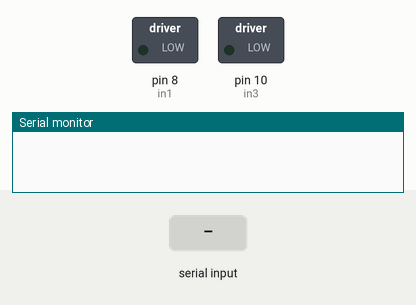
Bench run of a sketch on a simulated Arduino Uno, built with avr-gcc and run on an emulated ATmega328P. On the bench: switched loads named in the sketch (green lamp = pin HIGH), the last lines printed to the serial monitor. The inputs (shaded band) are chosen by the test bench.

Above: at 1.2 s.
1.3 s: "1" received over Serial
At 2.1 s:
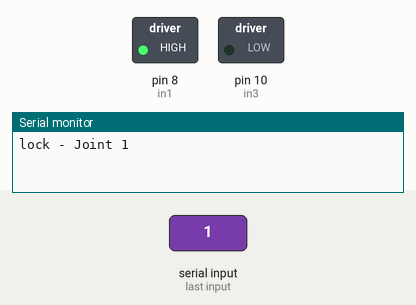
2.8 s: "3" received over Serial
At 3.3 s:
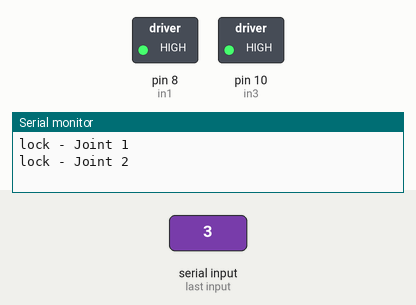
4.3 s: "2" received over Serial
At 5.5 s:
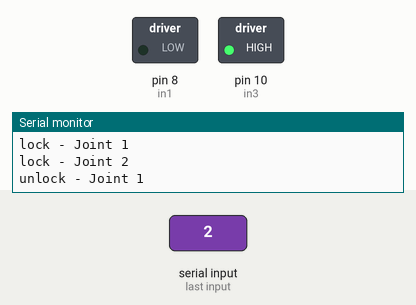
5.8 s: "4" received over Serial
At 6.7 s:
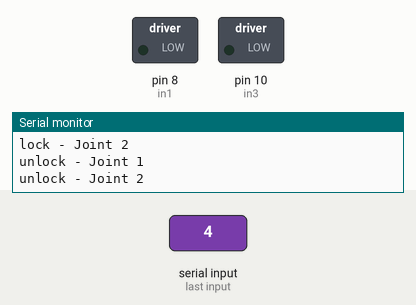
Timing chart, 0 to 8.3 s (numbered marks = the images above; inputs shaded):
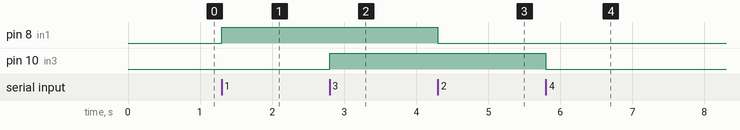

Measured:
- after the input at 1.3 s, pin 8 (in1): LOW → HIGH at once
- after the input at 2.8 s, pin 10 (in3): LOW → HIGH at once
- after the input at 4.3 s, pin 8 (in1): HIGH → LOW at once
- after the input at 5.8 s, pin 10 (in3): HIGH → LOW at once

The sketch:

EM_Arduino_test_1.ino
```cpp
// Motor A connections
int in1 = 8;  // Direction pin 1
int in3 = 10;  // Direction pin 2

void setup() {
  // Set all the motor control pins to outputs
  pinMode(in1, OUTPUT);
  pinMode(in3, OUTPUT);
  Serial.begin(9600);   // START SERIAL
}

void loop() {

  if (Serial.available() > 0) {
    int incoming = Serial.read();

    if (incoming == '1') {
      Serial.println("lock - Joint 1");
      // --- mag 1 ---
      digitalWrite(in1, HIGH);
    }
    else if (incoming == '2') {
      Serial.println("unlock - Joint 1");
       // --- mag 1 ---
       digitalWrite(in1, LOW);
    }
    if (incoming == '3') {
      Serial.println("lock - Joint 2");
      // --- mag 2 ---
      digitalWrite(in3, HIGH);
    }
    else if (incoming == '4') {
      Serial.println("unlock - Joint 2");
        // --- mag 1 ---
      digitalWrite(in3, LOW);
    }
  }


}
```
